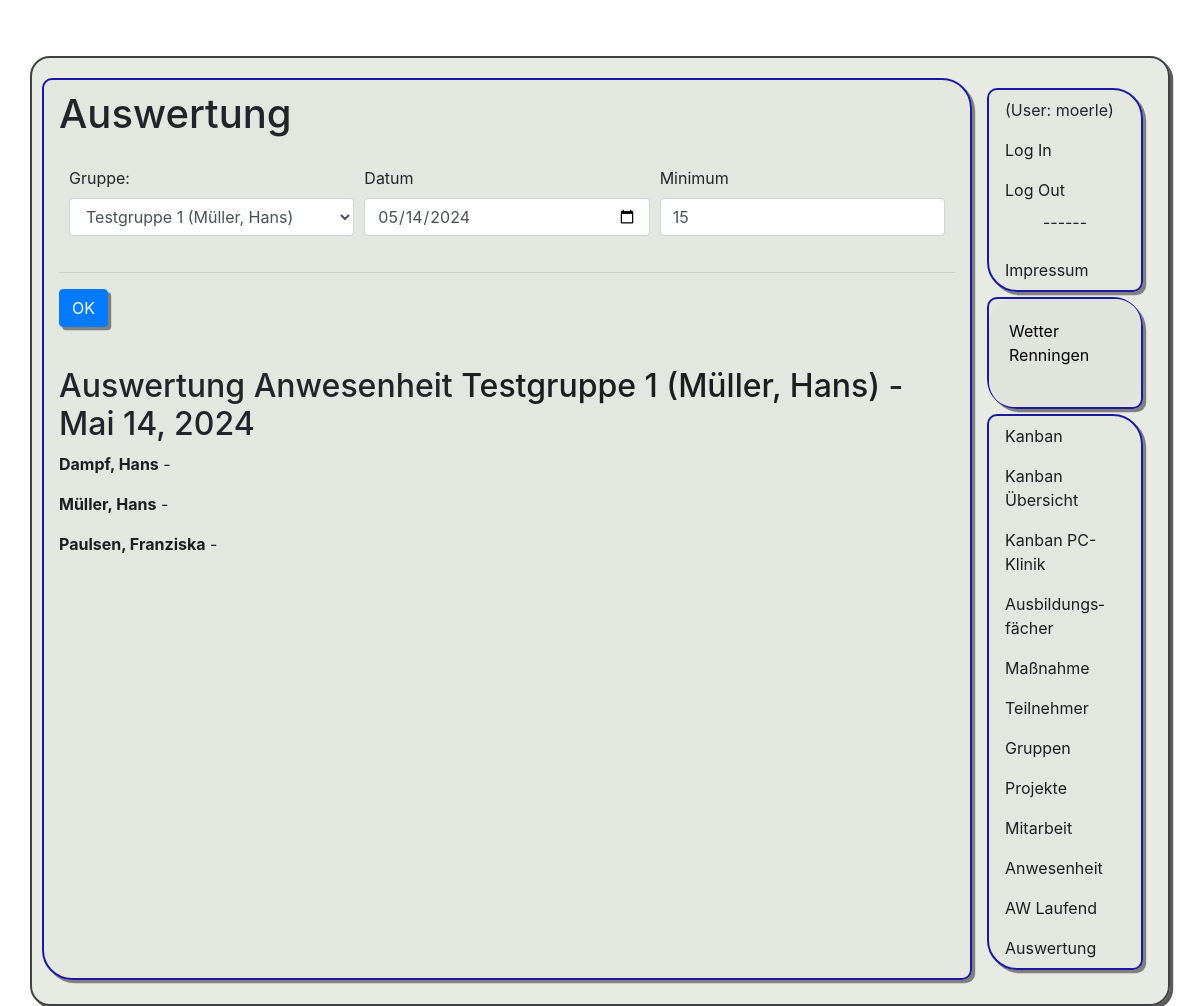
The page /pr1/anwesenheit/auswertung/1 (signed in) on the database as committed earlier.
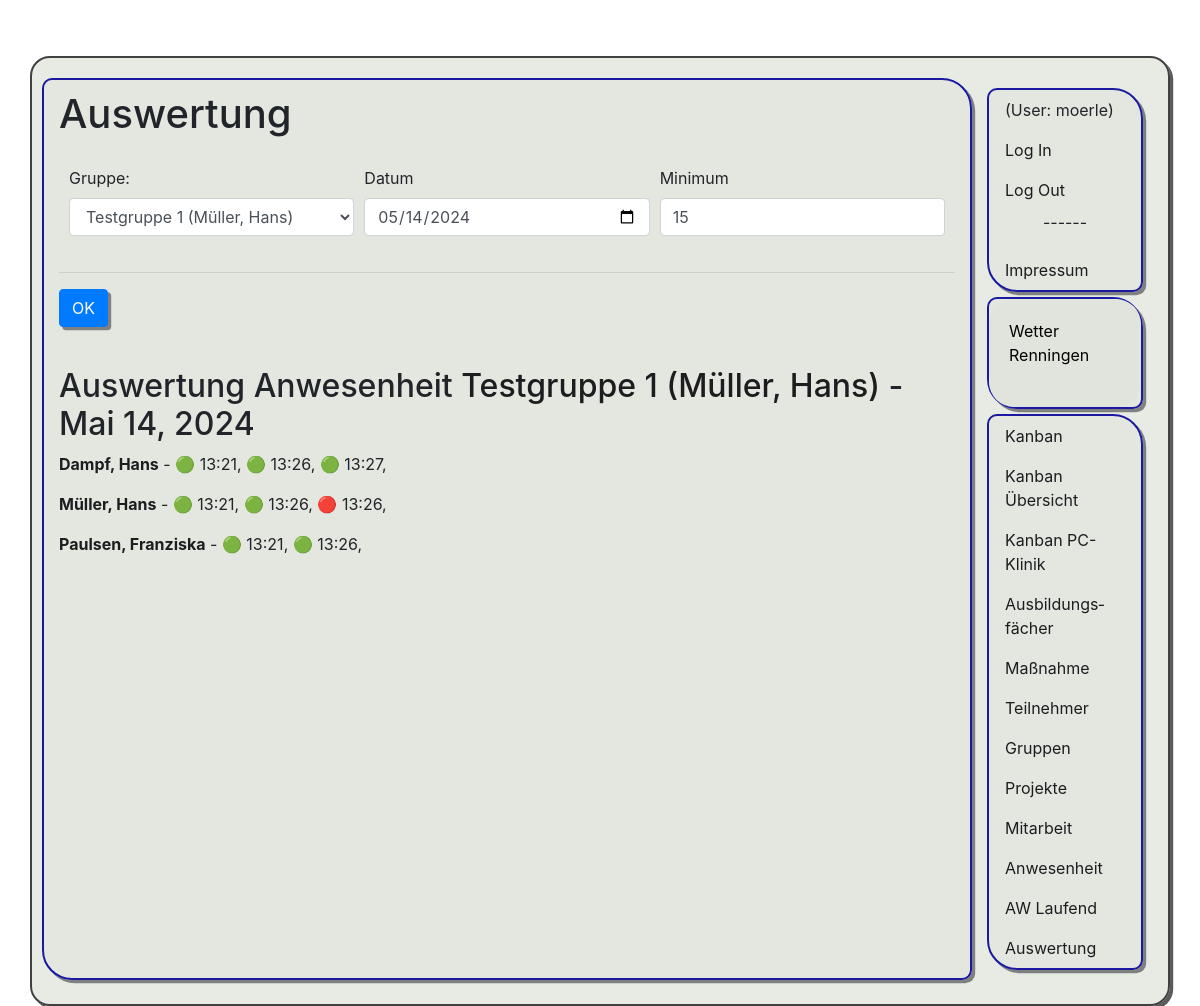
The same page on the database as committed later.
### app1/models.py (models this page shows, shortened)
class Teilnehmer(models.Model):
    name = models.CharField(max_length=50)
    vorname = models.CharField(max_length=50)
    ausbildung = models.ForeignKey(Ausbildung, on_delete=models.CASCADE)
    gruppe = models.ForeignKey(Gruppe, on_delete=models.CASCADE, null=True)
    aktiv = models.BooleanField(default=True)
    email = models.CharField(max_length=255, blank=True)
    mobil = models.CharField(max_length=255, blank=True)
    class Meta:
        ordering = ['name']
        verbose_name_plural = "Teilnehmer"

### app1/views.py (the view)
# urls.py: path('anwesenheit/auswertung/<int:gruppe>', views.anwesenheit_auswertung_gruppe, name = 'anwesenheit_laufend_gruppe'),
@permission_required('app1.view_teilnehmer')
def anwesenheit_auswertung_gruppe(request, gruppe):
    date_akt = date.today()
    max_lenght = 15
    if request.method == "POST":
        date_akt = datetime.strptime(request.POST["Datum"], '%Y-%m-%d').date()
        gruppe = request.POST["Gruppe"]
        max_lenght = int(request.POST["Minimum"])
    print(max_lenght)
    gruppe_ds = Gruppe.objects.get(id=gruppe)
    gruppe_frm = FormAuswahl("Gruppe", Gruppe, gruppe, submit=True)
    datum_frm = FormInput("Datum", type="date",
                          value=str(date_akt), submit=True)
    max_lenght_fm = FormInput("Minimum", value=str(
        max_lenght), type="number", submit=True)
    forms = (formZeile(gruppe_frm, datum_frm,
             max_lenght_fm), formLinie, FormBtnOk)
    teilnehmer = Teilnehmer.objects.filter(aktiv=True, gruppe=gruppe)
    liste = []
    for tn in teilnehmer:
        anwesenheit = Anwesenheit.objects.filter(
            teilnehmer=tn, datum__date=date_akt)
        info = TnInfo.objects.filter(tn=tn, zeitpunkt__date=date_akt)
        comment = ""
        for ds in info:
            comment += ds.info + f"({ds.user}), "
        liste2 = []
        time_old = False
        for anwesend in anwesenheit:
            if not time_old:
                time_old = anwesend.datum
            else:
                time_diff = (anwesend.datum - time_old).total_seconds() / 60
                time_old = anwesend.datum
                if anwesend.anwesend and not liste2[-1][1] and time_diff <= max_lenght:
                    print("gelöscht zu kurz")
                    del liste2[-1]
                elif (anwesend.anwesend == liste2[-1][1]):
                    print("ignoriert doppelt")
                    continue
            if anwesend.anwesend:
                status = "Anwesend"
            else:
                status = "Abwesend"
            liste2.append((anwesend.datum.strftime("%H:%M"),
                          anwesend.anwesend, anwesend.user))
        liste.append((tn, liste2, comment))
    return render(request, 'app1/ausbildung_auswertung.html', {"h1": "Auswertung Anwesenheit", "forms": forms,
                                                               "liste": liste, "datum": date_akt, "gruppe": gruppe_ds})

### app1/classForm.py (called while the page is built)
def formZeile(*liste):
    antwort = '<div class="form-row">\n'
    for element in liste:
        antwort += '<div class="col">'
        antwort += str(element)
        antwort += '</div>'
    antwort += '\n</div>'
    return antwort

def formLinie():
    return "<hr />"

    def __str__(self):
        antwort = '<label for="'+self.label+'">'+self.label+'</label>\n'
        antwort += '<input '
        if self.submit:
            antwort+= ' onchange="this.form.submit()" '
        antwort += 'type="'+self.type+'" class="form-control" id="'+self.label+'" value="'+self.value
        antwort += '" name="'+self.label+'"'
        if self.required:
            antwort += " required"
        if self.readonly:
            antwort += " readonly"
        if self.disabled:
            antwort += " disabled"
        antwort += '>\n'
        return antwort

    def __str__(self):
        antwort ='<button type="submit" class="btn btn-primary" name="button" value="ok">'
        antwort +=  self.name
        antwort +=  '</button>'
        return antwort

### app1/templates/app1/ausbildung_auswertung.html (shortened to what this page needs)
﻿{% extends 'app1/base_form.html' %}
{% block h1 %}
Auswertung
{% endblock h1 %}
{% block zusatz %}
    <h2>Auswertung Anwesenheit <a href="../../grp/{{gruppe.id}}" target="__blank">{{gruppe}}</a> - {{datum}}</h2>
    {% for tn in liste %}
        <p ><strong><a href="../../tn/{{tn.0.id}}" target="__blank">{{tn.0.name}}, {{tn.0.vorname}}</a></strong> -
        {% for tn_zeile in tn.1 %}
            <span title="{{tn_zeile.2}}">
                {% if not tn_zeile.1 %} &#128308; {% else %} &#128994; {% endif %} {{tn_zeile.0}},
            </span>
        {% endfor %}
        </p>
    {% endfor %}
{% endblock zusatz %}

### app1/templates/app1/base.html (shortened to what this page needs)
{% load static tz %}
<!doctype html>
<html lang="de">
    <head>
        <link rel="stylesheet" href="https://cdn.jsdelivr.net/npm/bootstrap@4.5.3/dist/css/bootstrap.min.css">
        <link rel="stylesheet" href="{% static 'css/styles.css' %}" />
    </head>
    <body>
        <div class="container">
            <div class="row">
                <div class="col-md-10 inhalt">
                    <h1>{% block h1 %}Überschrift{% endblock h1 %}</h1>
                    {% block content %}
                    {% endblock content %}
                </div>
                <div class="col-md-2 navi">
                    <nav class="nav flex-column">
                        <div class="nav-link"> (User: {{user}})</div>
                        <a class="nav-link gruen" href="/pr1/auth?next=/pr1/">Log In</a>
                        <a class="nav-link rot" href="/pr1/logout">Log Out</a>
                        <p class="center">------</p>
                        <a class="nav-link" href="/pr1/impress">Impres&shy;sum</a>
                    </nav>
                    <nav class="nav flex-column">
                       <div id="wcom-e00a8ce320c777a03bbe2f2a113101a4" style="border: 0px; background-color: rgb(224, 228, 220); border-radius: 25px; color: rgb(0, 0, 0);" class="wcom-default w150x150"><link rel="stylesheet" href="//cs3.wettercomassets.com/woys/5/css/w.css" media="all"><div class="wcom-city"><a style="color: #000" href="https://www.wetter.comdeutschland/renningen/DE0008793.html" target="_blank" rel="nofollow" aria-label="Wetter Berlin" title="Wetter Renningen">Wetter Renningen</a></div><div id="wcom-e00a8ce320c777a03bbe2f2a113101a4-weather"></div></div>
                    </nav>
                   <nav class="nav flex-column ">
                        <a class="nav-link active" href="/pr1/kanban/">Kanban</a>
                        <a class="nav-link" href="/pr1/kanban/all/">Kan&shy;ban Übersicht</a>
                        <a class="nav-link" href="/pr1/kanban/pck/">Kan&shy;ban PC-Klinik</a>
                        <a class="nav-link" href="/pr1/fach/">Aus&shy;bildungs&shy;fächer</a>
                        <a class="nav-link" href="/pr1/ausb/">Maß&shy;nahme</a>
                        <a class="nav-link" href="/pr1/tn/">Teil&shy;nehmer</a>
                        <a class="nav-link" href="/pr1/grp/">Grup&shy;pen</a>
                        <a class="nav-link" href="/pr1/projekte/">Pro&shy;jekte</a>
                        <a class="nav-link" href="/pr1/mitarbeit">Mit&shy;arbeit</a>
                        <a class="nav-link" href="/pr1/anwesenheit">An&shy;wesenheit</a>
                        <a class="nav-link" href="/pr1/anwesenheit/1">AW Laufend</a>
                        <a class="nav-link" href="/pr1/anwesenheit/auswertung/1">Aus&shy;wertung</a>
                    </nav>
                </div>
            </div>
        </div>
    </body>
</html>

Rows that differ between the two databases and show on the page:
changed Teilnehmer "Dampf": gains auth_user (tn_zeile "13:21", tn_zeile "13:26", tn_zeile "13:27", username "moerle")
changed Teilnehmer "Müller": gains auth_user (tn_zeile "13:21", tn_zeile "13:26", tn_zeile "13:27", username "moerle")
changed Teilnehmer "Paulsen": gains auth_user (tn_zeile "13:21", tn_zeile "13:26", tn_zeile "13:27", username "moerle")
